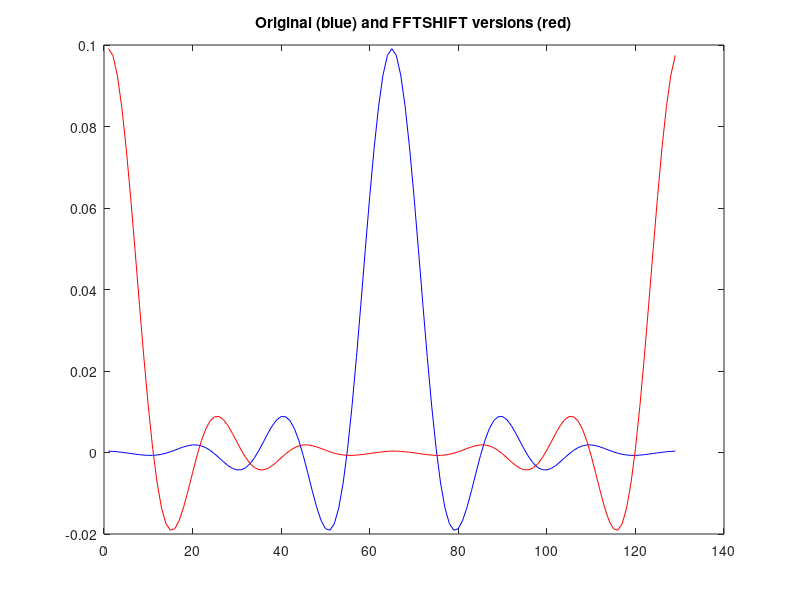
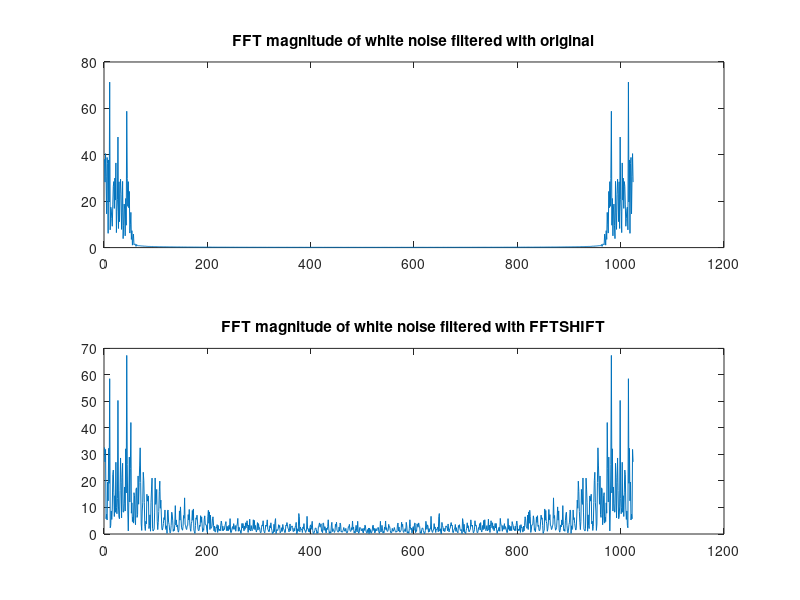
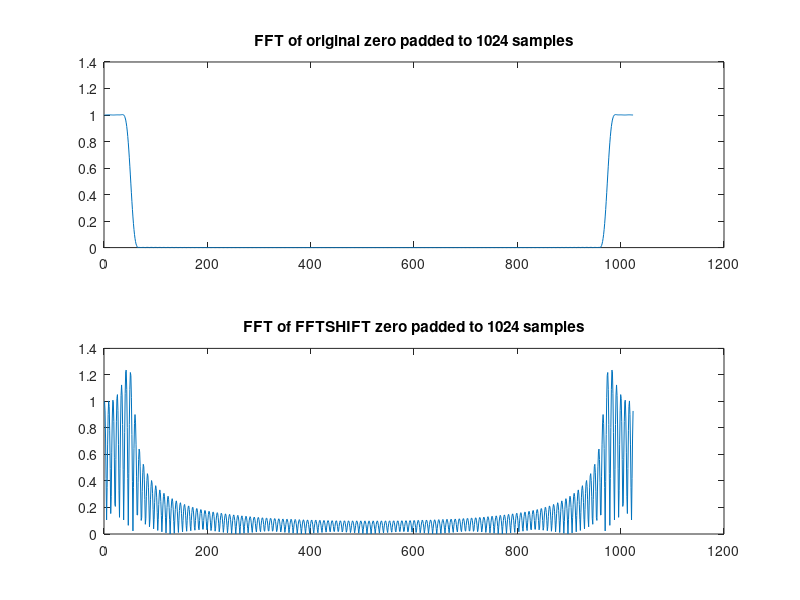

Write the MATLAB code that produced these figures, in order.
N = 1024;
x = randn(1,N);

Nf = 128;
h = fir1(Nf,0.1);

h_real = ifftshift(h);

figure(1)
plot(h,'b');
hold on;
plot(h_real,'r');
title('Original (blue) and FFTSHIFT versions (red)');

y = filter(h,1,x);
y_real = filter(h_real,1,x);

figure(2)
subplot(211);
plot(abs(fft(y)));
title('FFT magnitude of white noise filtered with original');
subplot(212);
plot(abs(fft(y_real)));
title('FFT magnitude of white noise filtered with FFTSHIFT');

figure(3)
subplot(211);
plot(abs(fft(h,N)));
title('FFT of original zero padded to 1024 samples');
subplot(212);
plot(abs(fft(h_real,N)));
title('FFT of FFTSHIFT zero padded to 1024 samples');



